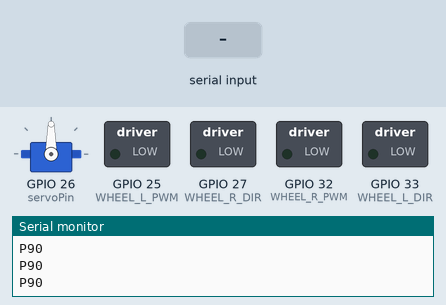
This sketch was run on a simulated ESP32. Shown: servo, switched loads named in the sketch (green lamp = pin HIGH), the last lines printed to the serial monitor. The inputs (shaded band) are chosen by the test bench.

Above: at 1.2 s.
1.3 s: "A,45\n" received over Serial
At 3.9 s:
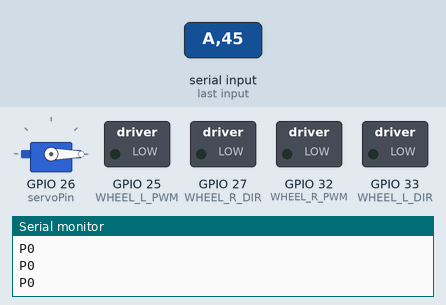
4.3 s: "D,45\n" received over Serial
At 4.7 s:
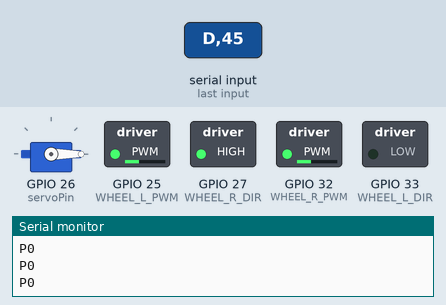
5.8 s: "A90\n" received over Serial
At 8.4 s:
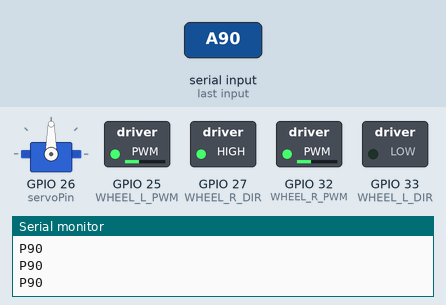
8.8 s: "X\n" received over Serial
At 9.3 s:
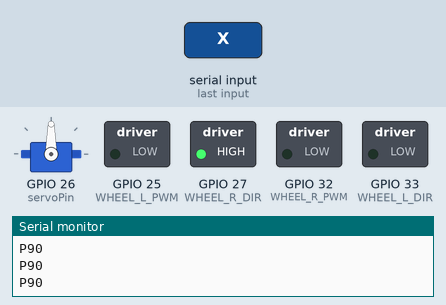
10.3 s: "S90\n" received over Serial
At 11.2 s:
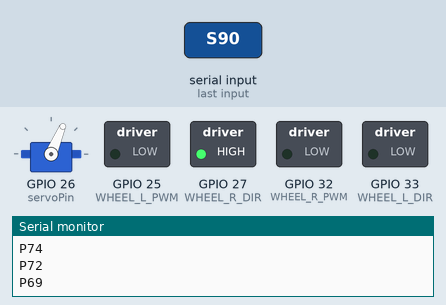
13.3 s: "H90\n" received over Serial
At 13.3 s:
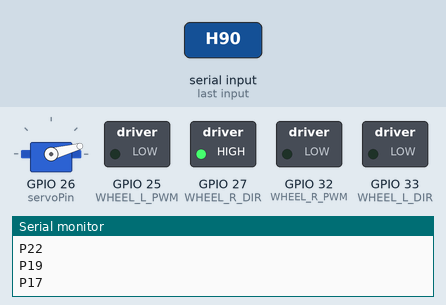
Timing chart, 0 to 15.8 s (numbered marks = the images above; inputs shaded):
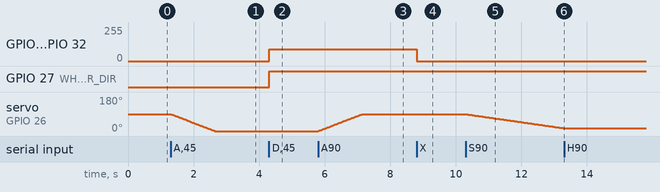

Measured:
- after the input at 1.3 s, servo on GPIO 26 (servoPin): moves from 90° to 0° over 1.3 s, starting at once
- after the input at 4.3 s, GPIO 25 (WHEEL_L_PWM), GPIO 32 (WHEEL_R_PWM): 0/255 → 88/255 at once; GPIO 27 (WHEEL_R_DIR): LOW → HIGH at once
- after the input at 5.8 s, servo on GPIO 26 (servoPin): moves from 0° to 90° over 1.3 s, starting at once
- after the input at 8.8 s, GPIO 25 (WHEEL_L_PWM), GPIO 32 (WHEEL_R_PWM): 88/255 → 0/255 at once
- after the input at 10.3 s, servo on GPIO 26 (servoPin): moves from 90° to 15° over 3.0 s, starting at once
- after the input at 13.3 s, servo on GPIO 26 (servoPin): stops changing and stays 15°

The sketch:

camera_servo.ino
```cpp
/*
 * RoboCart 카메라 서보 + 바퀴 제어 펌웨어
 *
 * 하드웨어 : ESP32 + MG996R 서보 (GPIO 26) + 바퀴 모터 드라이버 (TODO: 핀 미정)
 * 통신     : USB 시리얼 115200bps
 *
 * 명령 프로토콜 (PC → ESP32, 줄바꿈 \n 종료):
 *   서보:
 *     A<각도>            지정 각도로 부드럽게 이동 (추적 모드)   예) A95
 *     S                  탐색 스윕 시작 (0~180도 자체 왕복)
 *     H                  스윕 정지 (현재 각도 유지)
 *     C                  중앙(90도) 복귀
 *   바퀴:
 *     D<linear>,<angular>  주행 (linear: cm/s 정수, angular: 0.01rad/s 정수)
 *                          예) D20,0  → 0.2 m/s 전진
 *                          예) D0,50  → 0.5 rad/s 좌회전 (반시계)
 *     X                    바퀴 정지
 *
 * 응답 (ESP32 → PC):
 *   P<현재각도>  매 이동 스텝마다 현재 각도 보고      예) P102
 *   OK / ERR     명령 수신 확인
 *
 * 모든 이동은 millis() 기반 non-blocking으로 처리되어
 * 시리얼 수신이 끊기지 않습니다.
 *
 * 보드/라이브러리:
 *   - 보드 매니저: "esp32" by Espressif Systems
 *   - 라이브러리: "ESP32Servo" by Kevin Harrington (라이브러리 매니저에서 설치)
 */

#include <ESP32Servo.h>

Servo myServo;
const int servoPin = 26;

// ── 바퀴 모터 드라이버 핀 (TODO: 실제 핀 번호로 교체) ─────────
const int WHEEL_L_PWM = 25;   // 왼쪽 바퀴 PWM
const int WHEEL_L_DIR = 33;   // 왼쪽 바퀴 방향
const int WHEEL_R_PWM = 32;   // 오른쪽 바퀴 PWM
const int WHEEL_R_DIR = 27;   // 오른쪽 바퀴 방향

// ── 동작 파라미터 ──────────────────────────────────────────────
const int  ANGLE_MIN        = 0;
const int  ANGLE_MAX        = 180;
const int  ANGLE_CENTER     = 90;
const unsigned long TRACK_STEP_MS = 15;  // 추적 이동 시 1도당 시간 (작을수록 빠름)
const unsigned long SWEEP_STEP_MS = 40;  // 탐색 스윕 시 1도당 시간 (천천히 훑어야 인식 가능)

// 바퀴 PWM 매핑 (0-255). 실제 캘리브레이션 시 조정 필요
const int WHEEL_PWM_MAX = 200;            // 최대 PWM 출력
const int WHEEL_LINEAR_MAX_CM_S = 50;     // 0.5 m/s 일 때 최대 PWM 도달

// ── 상태 ──────────────────────────────────────────────────────
enum Mode { MODE_HOLD, MODE_TRACK, MODE_SWEEP };
Mode mode = MODE_HOLD;

int currentAngle = ANGLE_CENTER;  // 현재 서보 각도
int targetAngle  = ANGLE_CENTER;  // 추적 모드 목표 각도
int sweepDir     = 1;             // 스윕 방향 (+1 / -1)
unsigned long lastStepTime = 0;
unsigned long lastReportTime = 0;

String rxBuffer = "";

void setup() {
  Serial.begin(115200);
  myServo.attach(servoPin, 500, 2500);
  myServo.write(currentAngle);

  // 바퀴 핀 초기화 (정지 상태)
  pinMode(WHEEL_L_PWM, OUTPUT);
  pinMode(WHEEL_L_DIR, OUTPUT);
  pinMode(WHEEL_R_PWM, OUTPUT);
  pinMode(WHEEL_R_DIR, OUTPUT);
  wheelStop();

  Serial.println("READY");
}

void moveOneStepToward(int goal) {
  if (currentAngle < goal)      currentAngle++;
  else if (currentAngle > goal) currentAngle--;
  myServo.write(currentAngle);
}

// ── 바퀴 제어 (차동 구동) ────────────────────────────────────
// linear: cm/s 정수 (양수=전진), angular: 0.01rad/s 정수 (양수=반시계=좌회전)
void wheelDrive(int linear_cms, int angular_centirad) {
  // 차동 구동 변환 (간단 모델, 트랙 폭 가정)
  // 좌우 속도 = linear ± angular_factor
  // 여기서는 단순화: angular > 0 → 좌측 느리게, 우측 빠르게 (좌회전)
  int left  = linear_cms - angular_centirad / 2;
  int right = linear_cms + angular_centirad / 2;

  setWheel(WHEEL_L_PWM, WHEEL_L_DIR, left);
  setWheel(WHEEL_R_PWM, WHEEL_R_DIR, right);
}

void setWheel(int pwm_pin, int dir_pin, int speed_cms) {
  // 부호 → 방향, 절대값 → PWM 매핑
  bool forward = speed_cms >= 0;
  int abs_speed = abs(speed_cms);
  int pwm = map(abs_speed, 0, WHEEL_LINEAR_MAX_CM_S, 0, WHEEL_PWM_MAX);
  pwm = constrain(pwm, 0, WHEEL_PWM_MAX);
  digitalWrite(dir_pin, forward ? HIGH : LOW);
  analogWrite(pwm_pin, pwm);
}

void wheelStop() {
  analogWrite(WHEEL_L_PWM, 0);
  analogWrite(WHEEL_R_PWM, 0);
}

void handleCommand(const String& cmd) {
  if (cmd.length() == 0) return;

  char c = cmd.charAt(0);
  switch (c) {
    case 'A': {  // 각도 이동 (추적)
      int angle = cmd.substring(1).toInt();
      angle = constrain(angle, ANGLE_MIN, ANGLE_MAX);
      targetAngle = angle;
      mode = MODE_TRACK;
      Serial.println("OK");
      break;
    }
    case 'S':  // 탐색 스윕 시작
      mode = MODE_SWEEP;
      // 가까운 끝 방향부터 스윕 시작
      sweepDir = (currentAngle >= ANGLE_CENTER) ? -1 : 1;
      Serial.println("OK");
      break;
    case 'H':  // 정지 (현재 각도 유지)
      mode = MODE_HOLD;
      targetAngle = currentAngle;
      Serial.println("OK");
      break;
    case 'C':  // 중앙 복귀
      targetAngle = ANGLE_CENTER;
      mode = MODE_TRACK;
      Serial.println("OK");
      break;
    case 'D': {  // 바퀴 주행: D<linear_cms>,<angular_centirad>
      String rest = cmd.substring(1);
      int comma = rest.indexOf(',');
      if (comma < 0) { Serial.println("ERR"); break; }
      int linear  = rest.substring(0, comma).toInt();
      int angular = rest.substring(comma + 1).toInt();
      wheelDrive(linear, angular);
      Serial.println("OK");
      break;
    }
    case 'X':  // 바퀴 정지
      wheelStop();
      Serial.println("OK");
      break;
    default:
      Serial.println("ERR");
      break;
  }
}

void loop() {
  // ── 시리얼 수신 (non-blocking) ──────────────────────────────
  while (Serial.available() > 0) {
    char ch = (char)Serial.read();
    if (ch == '\n' || ch == '\r') {
      handleCommand(rxBuffer);
      rxBuffer = "";
    } else if (rxBuffer.length() < 16) {
      rxBuffer += ch;
    }
  }

  // ── 서보 이동 (millis 기반) ─────────────────────────────────
  unsigned long now = millis();

  if (mode == MODE_TRACK) {
    if (currentAngle != targetAngle && now - lastStepTime >= TRACK_STEP_MS) {
      lastStepTime = now;
      moveOneStepToward(targetAngle);
    }
  } else if (mode == MODE_SWEEP) {
    if (now - lastStepTime >= SWEEP_STEP_MS) {
      lastStepTime = now;
      currentAngle += sweepDir;
      if (currentAngle >= ANGLE_MAX) { currentAngle = ANGLE_MAX; sweepDir = -1; }
      if (currentAngle <= ANGLE_MIN) { currentAngle = ANGLE_MIN; sweepDir = 1; }
      myServo.write(currentAngle);
    }
  }

  // ── 현재 각도 주기 보고 (100ms 간격) ────────────────────────
  if (now - lastReportTime >= 100) {
    lastReportTime = now;
    Serial.print("P");
    Serial.println(currentAngle);
  }
}
```
